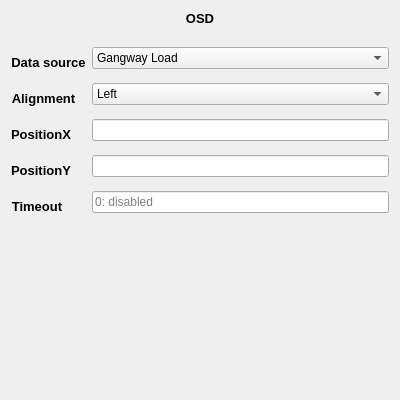
<?xml version='1.0' encoding='UTF-8'?>
<ui version="4.0">
 <class>Form</class>
 <widget class="RoutingContainer" name="Form">
  <property name="geometry">
   <rect>
    <x>0</x>
    <y>0</y>
    <width>400</width>
    <height>400</height>
   </rect>
  </property>
  <property name="sizePolicy">
   <sizepolicy hsizetype="Minimum" vsizetype="Minimum">
    <horstretch>0</horstretch>
    <verstretch>0</verstretch>
   </sizepolicy>
  </property>
  <property name="minimumSize">
   <size>
    <width>0</width>
    <height>0</height>
   </size>
  </property>
  <property name="maximumSize">
   <size>
    <width>16777215</width>
    <height>16777215</height>
   </size>
  </property>
  <property name="windowTitle">
   <string>Form</string>
  </property>
  <property name="windowOpacity">
   <double>0.000000000000000</double>
  </property>
  <property name="autoFillBackground">
   <bool>false</bool>
  </property>
  <property name="cdpTargetRouting">
   <string>VWController.VisionControllers_.VisionController0.Tile01.OSDPort</string>
  </property>
  <layout class="QVBoxLayout" name="verticalLayout">
   <item>
    <widget class="CDPBaseLabel" name="label_54">
     <property name="minimumSize">
      <size>
       <width>0</width>
       <height>30</height>
      </size>
     </property>
     <property name="font">
      <font>
       <family>Arial</family>
       <pointsize>10</pointsize>
       <bold>true</bold>
      </font>
     </property>
     <property name="text">
      <string>OSD</string>
     </property>
     <property name="alignment">
      <set>Qt::AlignHCenter|Qt::AlignTop</set>
     </property>
     <property name="cdpRouting" stdset="0">
      <string>.ShortName</string>
     </property>
    </widget>
   </item>
   <item>
    <layout class="QFormLayout" name="formLayout">
     <item column="1" row="0">
      <widget class="CDPBaseComboBox" name="comboBox">
       <property name="svgFile">
        <string notr="true">:/themes/openbridge5_day/buttons/spinBox.svg</string>
       </property>
       <property name="cdpUseIndexNr" stdset="0">
        <bool>true</bool>
       </property>
       <property name="cdpRouting" stdset="0">
        <string>.TextIndex</string>
       </property>
       <property name="pushRoutables" stdset="0">
        <stringlist notr="true">
         <string>cdpRouting</string>
        </stringlist>
       </property>
       <item>
        <property name="text">
         <string>Gangway Load</string>
        </property>
       </item>
       <item>
        <property name="text">
         <string>Crane Load</string>
        </property>
       </item>
       <item>
        <property name="text">
         <string>Gangway Mode</string>
        </property>
       </item>
      </widget>
     </item>
     <item column="0" row="0">
      <widget class="CDPBaseLabel" name="label_55">
       <property name="minimumSize">
        <size>
         <width>0</width>
         <height>30</height>
        </size>
       </property>
       <property name="font">
        <font>
         <family>Arial</family>
         <pointsize>10</pointsize>
         <bold>true</bold>
        </font>
       </property>
       <property name="text">
        <string>Data source</string>
       </property>
       <property name="alignment">
        <set>Qt::AlignCenter</set>
       </property>
      </widget>
     </item>
     <item column="1" row="1">
      <widget class="CDPBaseComboBox" name="comboBox_2">
       <property name="svgFile">
        <string notr="true">:/themes/openbridge5_day/buttons/spinBox.svg</string>
       </property>
       <property name="cdpRouting" stdset="0">
        <string>.Alignment</string>
       </property>
       <property name="pushRoutables" stdset="0">
        <stringlist notr="true">
         <string>cdpRouting</string>
        </stringlist>
       </property>
       <item>
        <property name="text">
         <string>Left</string>
        </property>
       </item>
       <item>
        <property name="text">
         <string>Center</string>
        </property>
       </item>
       <item>
        <property name="text">
         <string>Right</string>
        </property>
       </item>
      </widget>
     </item>
     <item column="0" row="1">
      <widget class="CDPBaseLabel" name="label_56">
       <property name="minimumSize">
        <size>
         <width>0</width>
         <height>30</height>
        </size>
       </property>
       <property name="font">
        <font>
         <family>Arial</family>
         <pointsize>10</pointsize>
         <bold>true</bold>
        </font>
       </property>
       <property name="text">
        <string>Alignment</string>
       </property>
       <property name="alignment">
        <set>Qt::AlignCenter</set>
       </property>
      </widget>
     </item>
     <item column="0" row="2">
      <widget class="CDPBaseLabel" name="label_57">
       <property name="minimumSize">
        <size>
         <width>0</width>
         <height>30</height>
        </size>
       </property>
       <property name="font">
        <font>
         <family>Arial</family>
         <pointsize>10</pointsize>
         <bold>true</bold>
        </font>
       </property>
       <property name="text">
        <string>PositionX</string>
       </property>
       <property name="alignment">
        <set>Qt::AlignCenter</set>
       </property>
      </widget>
     </item>
     <item column="0" row="3">
      <widget class="CDPBaseLabel" name="label_58">
       <property name="minimumSize">
        <size>
         <width>0</width>
         <height>30</height>
        </size>
       </property>
       <property name="font">
        <font>
         <family>Arial</family>
         <pointsize>10</pointsize>
         <bold>true</bold>
        </font>
       </property>
       <property name="text">
        <string>PositionY</string>
       </property>
       <property name="alignment">
        <set>Qt::AlignCenter</set>
       </property>
      </widget>
     </item>
     <item column="0" row="4">
      <widget class="CDPBaseLabel" name="label_59">
       <property name="minimumSize">
        <size>
         <width>0</width>
         <height>30</height>
        </size>
       </property>
       <property name="font">
        <font>
         <family>Arial</family>
         <pointsize>10</pointsize>
         <bold>true</bold>
        </font>
       </property>
       <property name="text">
        <string>Timeout</string>
       </property>
       <property name="alignment">
        <set>Qt::AlignCenter</set>
       </property>
      </widget>
     </item>
     <item column="1" row="2">
      <widget class="CDPBaseLineEdit" name="lineEdit">
       <property name="svgFile">
        <string notr="true">:/themes/cdp_light/backgrounds/bgLineEdit.svg</string>
       </property>
       <property name="padType">
        <enum>CDPBaseLineEdit::NumPad</enum>
       </property>
       <property name="padTitle" stdset="0">
        <string>Position X</string>
       </property>
       <property name="cdpRouting" stdset="0">
        <string>.PosX</string>
       </property>
       <property name="pushRoutables" stdset="0">
        <stringlist notr="true">
         <string>cdpRouting</string>
        </stringlist>
       </property>
      </widget>
     </item>
     <item column="1" row="3">
      <widget class="CDPBaseLineEdit" name="lineEdit_2">
       <property name="svgFile">
        <string notr="true">:/themes/cdp_light/backgrounds/bgLineEdit.svg</string>
       </property>
       <property name="padType">
        <enum>CDPBaseLineEdit::NumPad</enum>
       </property>
       <property name="padTitle" stdset="0">
        <string>Position Y</string>
       </property>
       <property name="cdpRouting" stdset="0">
        <string>.PosY</string>
       </property>
       <property name="pushRoutables" stdset="0">
        <stringlist notr="true">
         <string>cdpRouting</string>
        </stringlist>
       </property>
      </widget>
     </item>
     <item column="1" row="4">
      <widget class="CDPBaseLineEdit" name="lineEdit_3">
       <property name="placeholderText">
        <string>0: disabled</string>
       </property>
       <property name="svgFile">
        <string notr="true">:/themes/cdp_light/backgrounds/bgLineEdit.svg</string>
       </property>
       <property name="padType">
        <enum>CDPBaseLineEdit::NumPad</enum>
       </property>
       <property name="padTitle" stdset="0">
        <string>Timeout in seconds</string>
       </property>
       <property name="cdpRouting" stdset="0">
        <string>.Timeout</string>
       </property>
       <property name="pushRoutables" stdset="0">
        <stringlist notr="true">
         <string>cdpRouting</string>
        </stringlist>
       </property>
      </widget>
     </item>
    </layout>
   </item>
   <item>
    <spacer name="verticalSpacer">
     <property name="orientation">
      <enum>Qt::Vertical</enum>
     </property>
     <property name="sizeHint" stdset="0">
      <size>
       <width>20</width>
       <height>40</height>
      </size>
     </property>
    </spacer>
   </item>
  </layout>
 </widget>
 <customwidgets>
  <customwidget>
   <class>CDPBaseLineEdit</class>
   <extends>QLineEdit</extends>
   <header>CDPBaseWidgets/CDPBaseLineEdit.h</header>
  </customwidget>
  <customwidget>
   <class>CDPBaseComboBox</class>
   <extends>QComboBox</extends>
   <header>CDPBaseWidgets/CDPBaseComboBox.h</header>
  </customwidget>
  <customwidget>
   <class>RoutingContainer</class>
   <extends>QWidget</extends>
   <header>CDPBaseWidgets/RoutingReplacementWidget.h</header>
   <container>1</container>
  </customwidget>
  <customwidget>
   <class>CDPBaseLabel</class>
   <extends>QLabel</extends>
   <header>CDPBaseWidgets/CDPBaseLabel.h</header>
  </customwidget>
 </customwidgets>
 <resources/>
 <connections/>
</ui>
